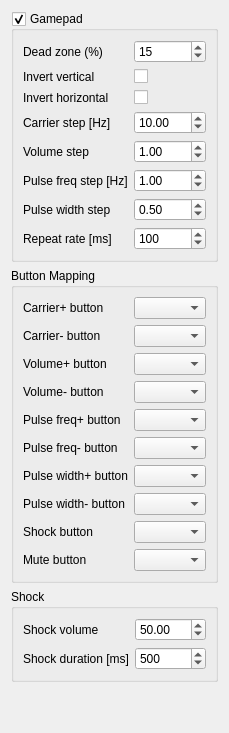
     <widget class="QWidget" name="tab_gamepad">
      <attribute name="title">
       <string>Gamepad</string>
      </attribute>
      <layout class="QVBoxLayout" name="verticalLayout_10">
       <item>
        <widget class="QGroupBox" name="gb_gamepad">
         <property name="title">
          <string>Gamepad</string>
         </property>
         <property name="checkable">
          <bool>true</bool>
         </property>
         <layout class="QFormLayout" name="formLayout_9">
          <item row="0" column="0">
           <widget class="QLabel" name="label_28">
            <property name="text">
             <string>Dead zone (%)</string>
            </property>
           </widget>
          </item>
          <item row="0" column="1">
           <widget class="QSpinBox" name="gamepad_dead_zone">
            <property name="minimum">
             <number>0</number>
            </property>
            <property name="maximum">
             <number>50</number>
            </property>
            <property name="value">
             <number>15</number>
            </property>
           </widget>
          </item>
          <item row="1" column="0">
           <widget class="QLabel" name="label_29">
            <property name="text">
             <string>Invert vertical</string>
            </property>
           </widget>
          </item>
          <item row="1" column="1">
           <widget class="QCheckBox" name="gamepad_invert_vertical">
            <property name="text">
             <string/>
            </property>
           </widget>
          </item>
          <item row="2" column="0">
           <widget class="QLabel" name="label_30">
            <property name="text">
             <string>Invert horizontal</string>
            </property>
           </widget>
          </item>
          <item row="2" column="1">
           <widget class="QCheckBox" name="gamepad_invert_horizontal">
            <property name="text">
             <string/>
            </property>
           </widget>
          </item>
          <item row="3" column="0">
           <widget class="QLabel" name="label_35">
            <property name="text">
             <string>Carrier step [Hz]</string>
            </property>
           </widget>
          </item>
          <item row="3" column="1">
           <widget class="QDoubleSpinBox" name="gamepad_carrier_step">
            <property name="minimum">
             <double>0.100000000000000</double>
            </property>
            <property name="maximum">
             <double>1000.000000000000000</double>
            </property>
            <property name="singleStep">
             <double>1.000000000000000</double>
            </property>
            <property name="value">
             <double>10.000000000000000</double>
            </property>
           </widget>
          </item>
          <item row="4" column="0">
           <widget class="QLabel" name="label_36">
            <property name="text">
             <string>Volume step</string>
            </property>
           </widget>
          </item>
          <item row="4" column="1">
           <widget class="QDoubleSpinBox" name="gamepad_volume_step">
            <property name="minimum">
             <double>0.100000000000000</double>
            </property>
            <property name="maximum">
             <double>100.000000000000000</double>
            </property>
            <property name="singleStep">
             <double>0.500000000000000</double>
            </property>
            <property name="value">
             <double>1.000000000000000</double>
            </property>
           </widget>
          </item>
          <item row="5" column="0">
           <widget class="QLabel" name="label_37">
            <property name="text">
             <string>Pulse freq step [Hz]</string>
            </property>
           </widget>
          </item>
          <item row="5" column="1">
           <widget class="QDoubleSpinBox" name="gamepad_pulse_frequency_step">
            <property name="minimum">
             <double>0.100000000000000</double>
            </property>
            <property name="maximum">
             <double>100.000000000000000</double>
            </property>
            <property name="singleStep">
             <double>0.500000000000000</double>
            </property>
            <property name="value">
             <double>1.000000000000000</double>
            </property>
           </widget>
          </item>
          <item row="6" column="0">
           <widget class="QLabel" name="label_38">
            <property name="text">
             <string>Pulse width step</string>
            </property>
           </widget>
          </item>
          <item row="6" column="1">
           <widget class="QDoubleSpinBox" name="gamepad_pulse_width_step">
            <property name="minimum">
             <double>0.010000000000000</double>
            </property>
            <property name="maximum">
             <double>10.000000000000000</double>
            </property>
            <property name="singleStep">
             <double>0.100000000000000</double>
            </property>
            <property name="value">
             <double>0.500000000000000</double>
            </property>
           </widget>
          </item>
          <item row="7" column="0">
           <widget class="QLabel" name="label_39">
            <property name="text">
             <string>Repeat rate [ms]</string>
            </property>
            <property name="toolTip">
             <string>How fast values change when holding buttons</string>
            </property>
           </widget>
          </item>
          <item row="7" column="1">
           <widget class="QSpinBox" name="gamepad_repeat_rate">
            <property name="minimum">
             <number>20</number>
            </property>
            <property name="maximum">
             <number>1000</number>
            </property>
            <property name="singleStep">
             <number>10</number>
            </property>
            <property name="value">
             <number>100</number>
            </property>
           </widget>
          </item>
         </layout>
        </widget>
       </item>
       <item>
        <widget class="QGroupBox" name="gb_gamepad_buttons">
         <property name="title">
          <string>Button Mapping</string>
         </property>
         <layout class="QFormLayout" name="formLayout_11">
          <item row="0" column="0">
           <widget class="QLabel" name="label_40">
            <property name="text">
             <string>Carrier+ button</string>
            </property>
           </widget>
          </item>
          <item row="0" column="1">
           <widget class="QComboBox" name="gamepad_btn_carrier_up"/>
          </item>
          <item row="1" column="0">
           <widget class="QLabel" name="label_41">
            <property name="text">
             <string>Carrier- button</string>
            </property>
           </widget>
          </item>
          <item row="1" column="1">
           <widget class="QComboBox" name="gamepad_btn_carrier_down"/>
          </item>
          <item row="2" column="0">
           <widget class="QLabel" name="label_42">
            <property name="text">
             <string>Volume+ button</string>
            </property>
           </widget>
          </item>
          <item row="2" column="1">
           <widget class="QComboBox" name="gamepad_btn_volume_up"/>
          </item>
          <item row="3" column="0">
           <widget class="QLabel" name="label_43">
            <property name="text">
             <string>Volume- button</string>
            </property>
           </widget>
          </item>
          <item row="3" column="1">
           <widget class="QComboBox" name="gamepad_btn_volume_down"/>
          </item>
          <item row="4" column="0">
           <widget class="QLabel" name="label_44">
            <property name="text">
             <string>Pulse freq+ button</string>
            </property>
           </widget>
          </item>
          <item row="4" column="1">
           <widget class="QComboBox" name="gamepad_btn_pulse_freq_up"/>
          </item>
          <item row="5" column="0">
           <widget class="QLabel" name="label_45">
            <property name="text">
             <string>Pulse freq- button</string>
            </property>
           </widget>
          </item>
          <item row="5" column="1">
           <widget class="QComboBox" name="gamepad_btn_pulse_freq_down"/>
          </item>
          <item row="6" column="0">
           <widget class="QLabel" name="label_46">
            <property name="text">
             <string>Pulse width+ button</string>
            </property>
           </widget>
          </item>
          <item row="6" column="1">
           <widget class="QComboBox" name="gamepad_btn_pulse_width_up"/>
          </item>
          <item row="7" column="0">
           <widget class="QLabel" name="label_47">
            <property name="text">
             <string>Pulse width- button</string>
            </property>
           </widget>
          </item>
          <item row="7" column="1">
           <widget class="QComboBox" name="gamepad_btn_pulse_width_down"/>
          </item>
          <item row="8" column="0">
           <widget class="QLabel" name="label_48">
            <property name="text">
             <string>Shock button</string>
            </property>
           </widget>
          </item>
          <item row="8" column="1">
           <widget class="QComboBox" name="gamepad_btn_shock"/>
          </item>
          <item row="9" column="0">
           <widget class="QLabel" name="label_51">
            <property name="text">
             <string>Mute button</string>
            </property>
           </widget>
          </item>
          <item row="9" column="1">
           <widget class="QComboBox" name="gamepad_btn_mute"/>
          </item>
         </layout>
        </widget>
       </item>
       <item>
        <widget class="QGroupBox" name="gb_gamepad_shock">
         <property name="title">
          <string>Shock</string>
         </property>
         <layout class="QFormLayout" name="formLayout_12">
          <item row="0" column="0">
           <widget class="QLabel" name="label_49">
            <property name="text">
             <string>Shock volume</string>
            </property>
            <property name="toolTip">
             <string>Target volume level during shock</string>
            </property>
           </widget>
          </item>
          <item row="0" column="1">
           <widget class="QDoubleSpinBox" name="gamepad_shock_volume">
            <property name="minimum">
             <double>0.000000000000000</double>
            </property>
            <property name="maximum">
             <double>100.000000000000000</double>
            </property>
            <property name="singleStep">
             <double>1.000000000000000</double>
            </property>
            <property name="value">
             <double>50.000000000000000</double>
            </property>
           </widget>
          </item>
          <item row="1" column="0">
           <widget class="QLabel" name="label_50">
            <property name="text">
             <string>Shock duration [ms]</string>
            </property>
            <property name="toolTip">
             <string>How long the shock lasts before returning to normal volume</string>
            </property>
           </widget>
          </item>
          <item row="1" column="1">
           <widget class="QSpinBox" name="gamepad_shock_duration">
            <property name="minimum">
             <number>50</number>
            </property>
            <property name="maximum">
             <number>5000</number>
            </property>
            <property name="singleStep">
             <number>50</number>
            </property>
            <property name="value">
             <number>500</number>
            </property>
           </widget>
          </item>
         </layout>
        </widget>
       </item>
       <item>
        <spacer name="verticalSpacer_7">
         <property name="orientation">
          <enum>Qt::Orientation::Vertical</enum>
         </property>
         <property name="sizeHint" stdset="0">
          <size>
           <width>20</width>
           <height>40</height>
          </size>
         </property>
        </spacer>
       </item>
      </layout>
     </widget>
